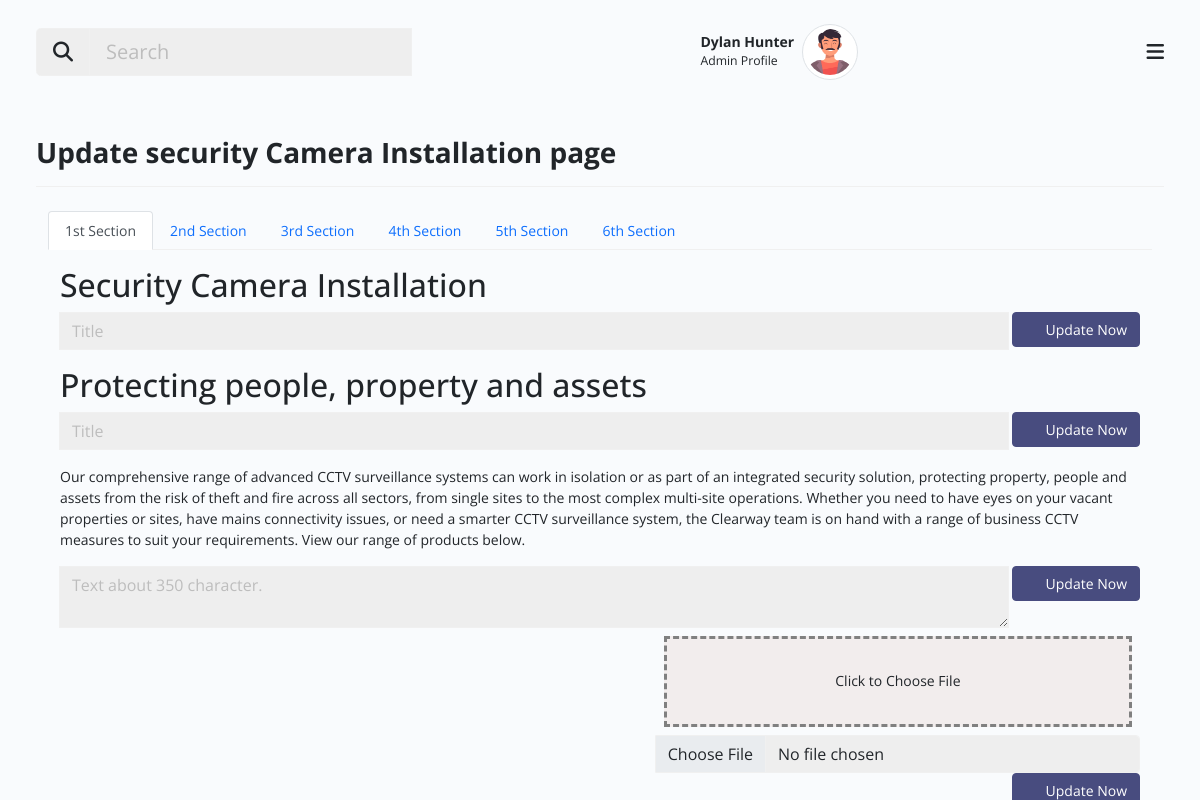
/admin/security_camera_page_settings.php (signed in), run on the app's committed database.
### tables this page shows
CREATE TABLE `_users` (
  `id` int(11) NOT NULL,
  `first_name` varchar(25) NOT NULL,
  `last_name` varchar(25) NOT NULL,
  `email` varchar(50) NOT NULL,
  `password` varchar(25) NOT NULL,
  `date` datetime NOT NULL
);

CREATE TABLE `_page2` (
  `pageid` int(2) NOT NULL,
  `cont1_title1` varchar(100) NOT NULL,
  `cont2_title2` varchar(100) NOT NULL,
  `cont3_text1` text NOT NULL,
  `cont3_img` varchar(255) NOT NULL,
  `cont4_img` varchar(255) NOT NULL,
  `cont5_text2` text NOT NULL,
  `cont6_text3` text NOT NULL,
  `cont7_img` varchar(255) NOT NULL,
  `cont7_title3` varchar(50) NOT NULL,
  `cont7_text` text NOT NULL,
  `cont8_slider1` varchar(50) NOT NULL,
  `cont9_title4` varchar(50) NOT NULL,
  `cont10_text4` text NOT NULL,
  `cont11_slider2` varchar(50) NOT NULL,
  `cont12_img` text NOT NULL,
  `cont12_title` text NOT NULL,
  `cont12_text` text NOT NULL,
  `cont13_img` text NOT NULL,
  `cont13_title` text NOT NULL,
  `cont13_text` text NOT NULL,
  `cont14_img` text NOT NULL,
  `cont14_title` text NOT NULL,
  `cont14_text` text NOT NULL,
  `modified_count` int(11) NOT NULL,
  `modified_date` datetime NOT NULL,
  `created` datetime NOT NULL
);

### admin/security_camera_page_settings.php (the view, shortened to what this page needs)
<?php
require('_dbconnection.php');
$sql_page = "SELECT * FROM _page2 WHERE pageid='2'";
$result_page = mysqli_query($conn, $sql_page);
$row_page = mysqli_fetch_assoc($result_page);
?>
<?php
require_once('_header.php');
require_once('_sidebar.php');
require_once('_bodyheader.php');
?>
<div class="body d-flex py-lg-3 py-md-2">
    <div class="container-xxl">
        <div class="row clearfix">
            <div class="col-md-12">
                <div class="card border-0 mb-4 no-bg">
                    <div class="card-header py-3 px-0 d-flex align-items-center  justify-content-between border-bottom">
                        <h3 class=" fw-bold flex-fill mb-0">Update security Camera Installation page</h3>
                    </div>
                </div>
            </div>
        </div>
        <div class="container">
            <div class="profile-head">
                <ul class="nav nav-tabs" id="myTab" role="tablist">
                    <li class="nav-item">
                        <a class="nav-link active" id="home-tab" data-toggle="tab" href="#home" role="tab"
                            aria-controls="home" aria-selected="true">1st Section</a>
                    </li>
                    <li class="nav-item">
                        <a class="nav-link" id="profile-tab" data-toggle="tab" href="#profile" role="tab"
                            aria-controls="profile" aria-selected="false">2nd Section</a>
                    </li>
                    <li class="nav-item">
                        <a class="nav-link" id="profile-tab" data-toggle="tab" href="#images" role="tab"
                            aria-controls="profile" aria-selected="false">3rd Section</a>
                    </li>
                    <li class="nav-item">
                        <a class="nav-link" id="profile-tab" data-toggle="tab" href="#skills" role="tab"
                            aria-controls="profile" aria-selected="false">4th Section</a>
                    </li>
                    <li class="nav-item">
                        <a class="nav-link" id="profile-tab" data-toggle="tab" href="#tab5" role="tab"
                            aria-controls="profile" aria-selected="false">5th Section</a>
                    </li>
                    <li class="nav-item">
                        <a class="nav-link" id="profile-tab" data-toggle="tab" href="#tab6" role="tab"
                            aria-controls="profile" aria-selected="false">6th Section</a>
                    </li>
                </ul>
            </div>
        </div>
        <div class="container">
            <div class="tab-content profile-tab" id="myTabContent">
                <div class="tab-pane fade show active" id="home" role="tabpanel" aria-labelledby="home-tab">
                    <div class="container mt-3">
                        <div class="section-title fl-wrap">
                            <h2>
                                <?php echo $row_page['cont1_title1']; ?>
                            </h2>
                            <form action="security_camera_page_server.php" method="POST">
                                <div class="input-group mb-3">
                                    <input name="cont1_title1" type="text" class="form-control" placeholder="Title"
                                        aria-label="Recipient's username" aria-describedby="basic-addon2">
                                    <div class="input-group-append">
                                        <div class="d-flex flex-wrap align-items-center ct-btn-set">
                                            <button type="submit" class="btn btn-dark ms-1 "><i
                                                    class="icofont-plus-circle me-2 fs-6"></i>Update Now</button>
                                        </div>
                                    </div>
                                </div>
                            </form>
                            <h2>
                                <?php echo $row_page['cont2_title2']; ?>
                            </h2>
                            <form action="security_camera_page_server.php" method="POST">
                                <div class="input-group mb-3">
                                    <input name="cont2_title2" type="text" class="form-control" placeholder="Title"
                                        aria-label="Recipient's username" aria-describedby="basic-addon2">
                                    <div class="input-group-append">
                                        <div class="d-flex flex-wrap align-items-center ct-btn-set">
                                            <button type="submit" class="btn btn-dark ms-1 "><i
                                                    class="icofont-plus-circle me-2 fs-6"></i>Update Now</button>
                                        </div>
                                    </div>
                                </div>
                            </form>
                            <p>
                                <?php echo $row_page['cont3_text1']; ?>
                            </p>
                            <form action="security_camera_page_server.php" method="POST">
                                <div class="input-group">
                                    <textarea name="cont3_text1" placeholder="Text about 350 character."
                                        style="white-space: pre-line" class="form-control"
                                        aria-label="With textarea"></textarea>
                                    <div class="input-group-prepend">
                                        <div class="d-flex flex-wrap align-items-center ct-btn-set">
                                            <button type="submit" class="btn btn-dark ms-1 "><i
                                                    class="icofont-plus-circle me-2 fs-6"></i>Update Now</button>
                                        </div>
                                    </div>
                                </div>
                            </form>
                            <div class="fl-wrap d-flex justify-content-between">
                                <div class="w-30">
                                </div>
                                <div class="w-70">
                                    <form action="security_camera_page_server.php" method="POST"
                                        enctype="multipart/form-data">
                                        <div class="input-group">
                                            <label id="file-input-label" for="cont3_img">Click to Choose File</label>
                                            <input type="file" class="form-control" name="cont3_img" id="cont3_img">
                                        </div>
                                        <div class="d-flex flex-wrap align-items-center ct-btn-set">
                                            <button type="submit" class="btn btn-dark ms-auto "><i
                                                    class="icofont-plus-circle me-2 fs-6"></i>Update Now</button>
                                        </div>
                                    </form>
                                </div>
                            </div>
                        </div>
                    </div>
                </div>
            </div>
        </div>
    </div>
</div>
</div>
<?php
require_once('_footer.php');
?>

### admin/_bodyheader.php (shortened to what this page needs)
<div class="main px-lg-4 px-md-4">
    <div class="header">
        <nav class="navbar py-4">
            <div class="container-xxl">
                <?php
                        require('_dbconnection.php');
                        $sql = "SELECT * FROM _users";
                        $result = mysqli_query($conn, $sql);
                        $row = mysqli_fetch_assoc($result);
                        $user_fname =  "".$row['first_name']." ".$row['last_name']."";
                        ?>
                <div class="h-right d-flex align-items-center mr-5 mr-lg-0 order-1">
                    <div class="dropdown user-profile ml-2 ml-sm-3 d-flex align-items-center zindex-popover">
                        <div class="u-info me-2">
                            <p class="mb-0 text-end line-height-sm "><span class="font-weight-bold"><?php echo $user_fname; ?></span></p>
                            <small>Admin Profile</small>
                        </div>
                        <a class="nav-link dropdown-toggle pulse p-0" href="#" role="button" data-bs-toggle="dropdown" data-bs-display="static">
                            <img class="avatar lg rounded-circle img-thumbnail" src="assets/images/profile_av.png" alt="profile">
                        </a>
                    </div>
                </div>
                <button class="navbar-toggler p-0 border-0 menu-toggle order-3" type="button" data-bs-toggle="collapse" data-bs-target="#mainHeader">
                    <span class="fa fa-bars"></span>
                </button>
                <div class="order-0 col-lg-4 col-md-4 col-sm-12 col-12 mb-3 mb-md-0 ">
                    <div class="input-group flex-nowrap input-group-lg">
                        <button type="button" class="input-group-text" id="addon-wrapping"><i class="fa fa-search"></i></button>
                        <input type="search" class="form-control" placeholder="Search" aria-label="search" aria-describedby="addon-wrapping">
                    </div>
                </div>
            </div>
        </nav>
    </div>

### css/custom.css (style rules this page uses)
#file-input-label { text-align: center; width: 100%; display: block; height: 91px; margin: 0.5rem; border: dashed gray; background: #f2eded; line-height: 6; }

### data on the page
_users: user_fname "Dylan Hunter"
_page2: cont1_title1 "Security Camera Installation", cont2_title2 "Protecting people, property and assets", cont3_text1 "Our comprehensive range of advanced CCTV surveillance systems can work in isolation or as part of an integrated security solution, protecting property, people and assets from the risk of theft and fire across all sectors, from single sites to the most complex multi-site operations. Whether you need to have eyes on your vacant properties or sites, have mains connectivity issues, or need a smarter CCTV surveillance system, the Clearway team is on hand with a range of business CCTV measures to suit your requirements. View our range of products below."
